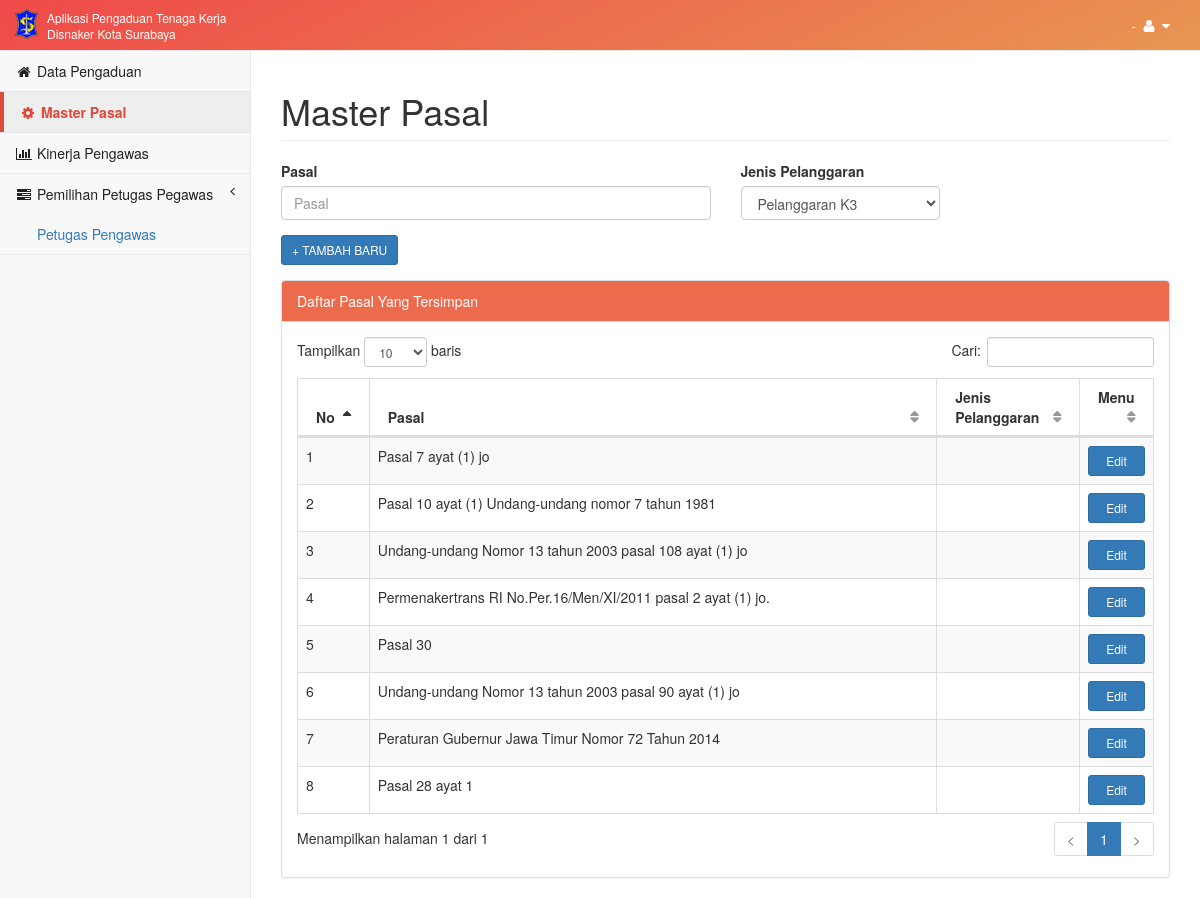
Before: /main/index/master-pasal with the older database file.
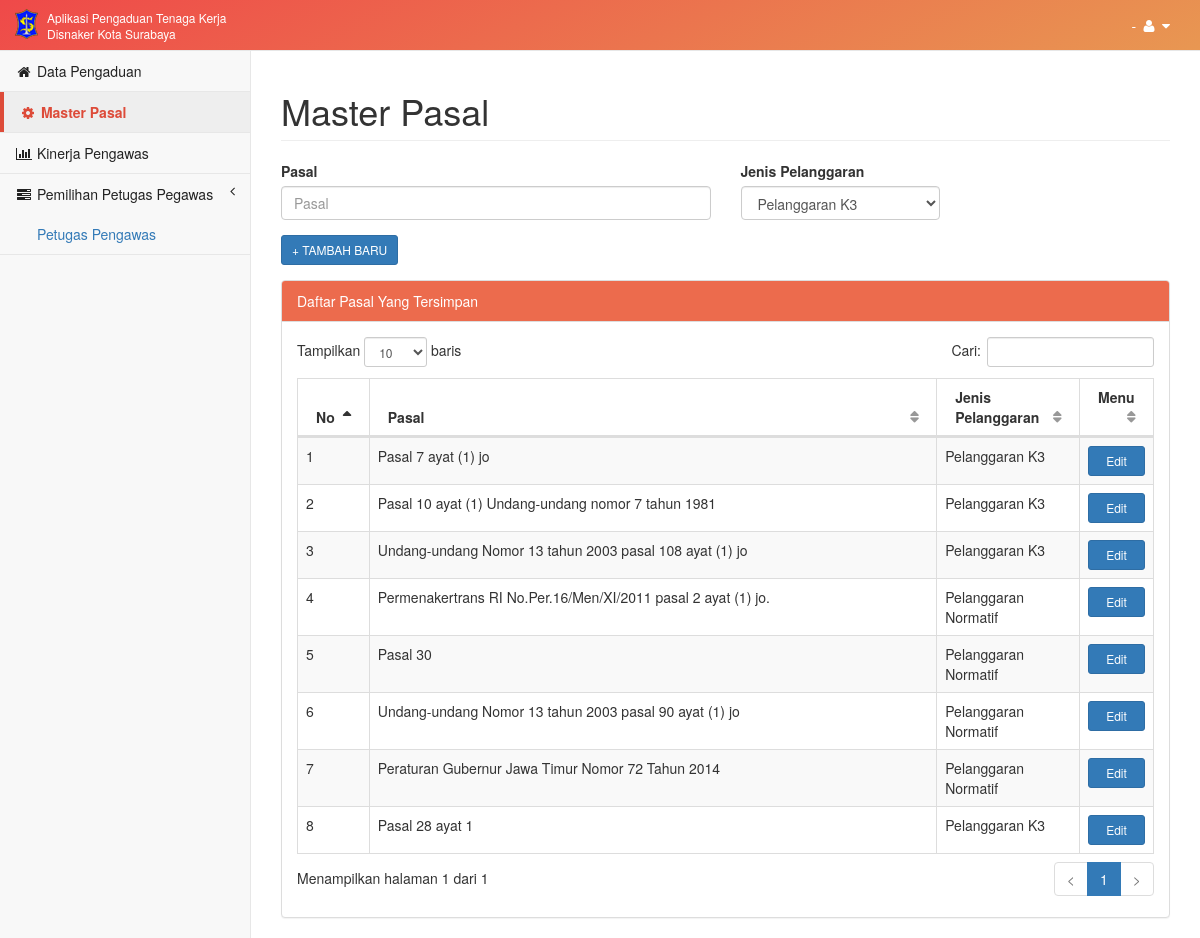
After: the same page with the newer database file.
### tables this page shows
CREATE TABLE IF NOT EXISTS `pasal` (
  `ID_PASAL` int(11) NOT NULL AUTO_INCREMENT,
  `NOMOR_PASAL` varchar(500) DEFAULT NULL,
  `KETERANGAN_PASAL` text,
  `JENIS_PASAL_PELANGGARAN` varchar(100) DEFAULT NULL,
  PRIMARY KEY (`ID_PASAL`)
);

### application/controllers/Main.php (called while the page is built, shortened)
<?php
class Main extends CI_Controller {
	public function index($page_name = 'home')
	{
		$title= str_replace("-"," ",$page_name);
		$id_tk=$this->input->get('id');
		if($page_name=='edit-pengadu'){
			$this->load->model('m_main');
			$data=array(
			'data_perseorangan' => $this->m_main->getUserPerseoranganInfo($id_tk),
			'title' => ucwords($title),
			'page_name' => $page_name
			);
		}
		elseif($page_name=='master-pasal'){
			$this->load->model('m_main');
			$data=array(
			'pasal' => $this->m_main->getDataPasal(),
			'title' => ucwords($title),
			'page_name' => $page_name
			);
		}
		$this->load->view('default/header',$data);
		$this->load->view('pages/'.$page_name,$data);
		$this->load->view('default/footer',$data);
	}
}

### index.php (called while the page is built, shortened)
<?php
require_once BASEPATH.'core/CodeIgniter.php';

### application/models/M_main.php (called while the page is built, shortened)
<?php
class M_main extends CI_Model{
	function getDataPasal(){
		$this->db->select("p.*");
		$this->db->from("pasal p");
		$query = $this->db->get();
		return $query->result();
	}
}

### application/views/pages/master-pasal.php (the view, shortened to what this page needs)
<link href="<?php echo base_url('assets/css/selectize.bootstrap3.css') ?>" rel="stylesheet">
<div id="wrapper">
        <nav class="navbar navbar-default navbar-static-top" role="navigation" style="margin-bottom: 0;background: linear-gradient(154deg,#ef4949 0,#e89752 100%);">
            <div class="navbar-header">
                <a class="navbar-brand putih" href="javascript:void(0)" style="padding-top: 7px;"><img class="pull-left" style="padding-top: 2px;" src="<?php echo base_url('assets/img/logo-01_xsmall.png') ?>" style="height:30px"/><span class="pull-left putih" style="font-family:'Helvetica Neue', Helvetica, Arial, sans-serif;font-size:12px;line-height:1.3;width:225px;padding-left:9px;padding-top:3px;">Aplikasi Pengaduan Tenaga Kerja Disnaker Kota Surabaya</span></a>
            </div>
            <ul class="nav navbar-top-links navbar-right">
                <li class="dropdown">
                    <a class="dropdown-toggle putih" data-toggle="dropdown" href="#">
                        <?php echo $_SESSION['role'] ?> - <?php echo $_SESSION['nama_user'] ?>
                        <i class="fa fa-user fa-fw"></i> <i class="fa fa-caret-down"></i>
                    </a>
                </li>
            </ul>
            <div class="navbar-default sidebar" role="navigation">
                <div class="sidebar-nav navbar-collapse">
                    <ul class="nav" id="side-menu">
                        <li>
                            <a href="<?php echo site_url('main/index/data-pengaduan') ?>" class="hitam"><i class="fa fa-home fa-fw"></i> Data Pengaduan</a>
                        </li>
                        <li>
                            <a  class="aktif hitam"><i class="fa fa-cog fa-fw"></i> Master Pasal</a>
                        </li>
                        <li>
                            <a href="<?php echo site_url('main/index/kinerja-pengawas') ?>" class="hitam"><i class="fa fa-bar-chart-o fa-fw"></i> Kinerja Pengawas</a>
                        </li>
                        <li class="">
                            <a href="#" class="hitam"><i class="fa fa-tasks fa-fw"></i> Pemilihan Petugas Pegawas<span class="fa arrow"></span></a>
                            <ul class="nav nav-second-level collapse in" aria-expanded="true">
                                <li>
                                    <a href="<?php echo site_url('main/index/pemilihan-petugas-pengawas') ?>" class="">Petugas Pengawas</a>
                                </li>
                            </ul>
                        </li>
                    </ul>
                </div>
            </div>
        </nav>
        <div id="page-wrapper">
            <div class="row">
            <form method="post" action="<?php echo site_url('pengaduan/master_pasal_new') ?>" id="form_hasil_temuan">
                <div class="col-lg-12">
                    <h1 class="page-header">Master Pasal</h1>
                    <div class="row">
                        <div class="col-sm-6">
                            <div class="form-group">
                                <label>Pasal</label>
                                <input class="form-control" type="text" name="pasal" placeholder="Pasal"/>
                            </div>
                        </div>
                        <div class="col-sm-3">
                            <div class="form-group">
                                <label>Jenis Pelanggaran</label>
                                <select name="jenis_pelanggaran" id="jenis_pelanggaran" class="form-control">
                                    <option value="2">Pelanggaran K3</option>
                                </select>
                            </div>
                        </div>
                    </div>
                    <div class="form-group">
                        <input type="submit" value="+ TAMBAH BARU" class="btn btn-primary btn-sm" />
                    </div>
                </div>
                </form>
            </div>
            <div class="row">
                <div class="col-lg-12">
                    <div class="panel panel-default">
                        <div class="panel-heading" style="color: #fff;background-color: #ec6b4d;">
                            Daftar Pasal Yang Tersimpan
                        </div>
                        <div class="panel-body">
                            <table width="100%" class="table table-striped table-bordered table-hover" id="dataTables-example">
                                <thead>
                                    <tr>
                                        <th class="col-xs-1">No</th>
                                        <th class="col-xs-8">Pasal</th>
                                        <th class="col-xs-2">Jenis Pelanggaran</th>
                                        <th class="col-xs-1">Menu</th>
                                    </tr>
                                </thead>
                                <tbody>
                                    <?php $count=1; foreach ($pasal as $key) { ?>
                                        <tr>
                                            <td><?php echo $count++; ?></td>
                                            <td><?php echo $key->KETERANGAN_PASAL; ?></td>
                                            <td><?php if($key->JENIS_PASAL_PELANGGARAN == 1 ){echo "Pelanggaran Normatif";} elseif($key->JENIS_PASAL_PELANGGARAN == 2){echo "Pelanggaran K3";} ?></td>
                                            <td><a class="btn btn-sm btn-primary btn-block" href="javascript:void(0)" onclick="editPasal(<?php echo $key->ID_PASAL; ?>)">Edit</a></td>
                                        </tr>
                                    <?php } ?>
                                </tbody>
                            </table>
                        </div>
                    </div>
                </div>
            </div>
        </div>
    </div>

### application/views/default/header.php (shortened to what this page needs)
<!DOCTYPE html>
<html lang="en">
<head>
    <link href="<?php echo base_url('assets/css/bootstrap/bootstrap.css') ?>" rel="stylesheet">
    <link href="<?php echo base_url('assets/css/metisMenu/metisMenu.css') ?>" rel="stylesheet">
    <link href="<?php echo base_url('assets/css/datatables-plugins/dataTables.bootstrap.css') ?>" rel="stylesheet">
    <link href="<?php echo base_url('assets/css/datatables-responsive/dataTables.responsive.css') ?>" rel="stylesheet">
    <link href="<?php echo base_url('assets/css/sb-admin-2.css') ?>" rel="stylesheet">
    <link href="<?php echo base_url('assets/css/font-awesome/font-awesome.css') ?>" rel="stylesheet" type="text/css">
    <link href="<?php echo base_url('assets/css/app.css') ?>" rel="stylesheet" type="text/css">
</head>
<body>

### application/views/default/footer.php
</body>
</html>

### assets/css/metisMenu/metisMenu.css (style rules this page uses)
.arrow { float: right; line-height: 1.42857; }
.fa.arrow:before { content: "\f104"; }

### assets/css/sb-admin-2.css (style rules this page uses)
body { background-color: #f8f8f8; }
#wrapper { width: 100%; }
#page-wrapper { padding: 0 15px; min-height: 568px; background-color: white; }
@media (min-width: 768px) { #page-wrapper { position: inherit; margin: 0 0 0 250px; padding: 0 30px; border-left: 1px solid #e7e7e7; } }
.navbar-top-links { margin-right: 0; }
.navbar-top-links li { display: inline-block; }
.navbar-top-links li:last-child { margin-right: 15px; }
.navbar-top-links li a { padding: 15px; min-height: 50px; }
.sidebar .sidebar-nav.navbar-collapse { padding-left: 0; padding-right: 0; }
.sidebar ul li { border-bottom: 1px solid #e7e7e7; }
.sidebar .arrow { float: right; }
.sidebar .fa.arrow:before { content: "\f104"; }
.sidebar .nav-second-level li, .sidebar .nav-third-level li { border-bottom: none !important; }
.sidebar .nav-second-level li a { padding-left: 37px; }
@media (min-width: 768px) { .sidebar { z-index: 1; position: absolute; width: 250px; margin-top: 51px; } }
table.dataTable thead .sorting, table.dataTable thead .sorting_asc, table.dataTable thead .sorting_desc, table.dataTable thead .sorting_asc_disabled, table.dataTable thead .sorting_desc_disabled { background: transparent; }
table.dataTable thead .sorting_asc:after { content: "\f0de"; float: right; font-family: fontawesome; }
table.dataTable thead .sorting:after { content: "\f0dc"; float: right; font-family: fontawesome; color: rgba(50, 50, 50, 0.5); }

### assets/css/app.css (style rules this page uses)
.putih { color:#fff; }
.hitam { color:#222; }
.aktif { color:#dd4b39; border-left-width: 4px; border-left-style: solid; border-left-color: #dd4b39; font-weight:bold; background-color: #eeeeee; }

Changed rows visible on the page:
changed pasal "Pasal 7 ayat (1) jo": now shows "Pelanggaran K3"
changed pasal "Pasal 10 ayat (1) Undang-undang nomor 7 tahun 1981": now shows "Pelanggaran K3"
changed pasal "Undang-undang Nomor 13 tahun 2003 pasal 108 ayat (1) jo": now shows "Pelanggaran K3"
changed pasal "Permenakertrans RI No.Per.16/Men/XI/2011 pasal 2 ayat (1) jo.": now shows "Pelanggaran Normatif"
changed pasal "Pasal 30": now shows "Pelanggaran Normatif"
changed pasal "Undang-undang Nomor 13 tahun 2003 pasal 90 ayat (1) jo": now shows "Pelanggaran Normatif"
changed pasal "Peraturan Gubernur Jawa Timur Nomor 72 Tahun 2014": now shows "Pelanggaran Normatif"
changed pasal "Pasal 28 ayat 1": now shows "Pelanggaran K3"
